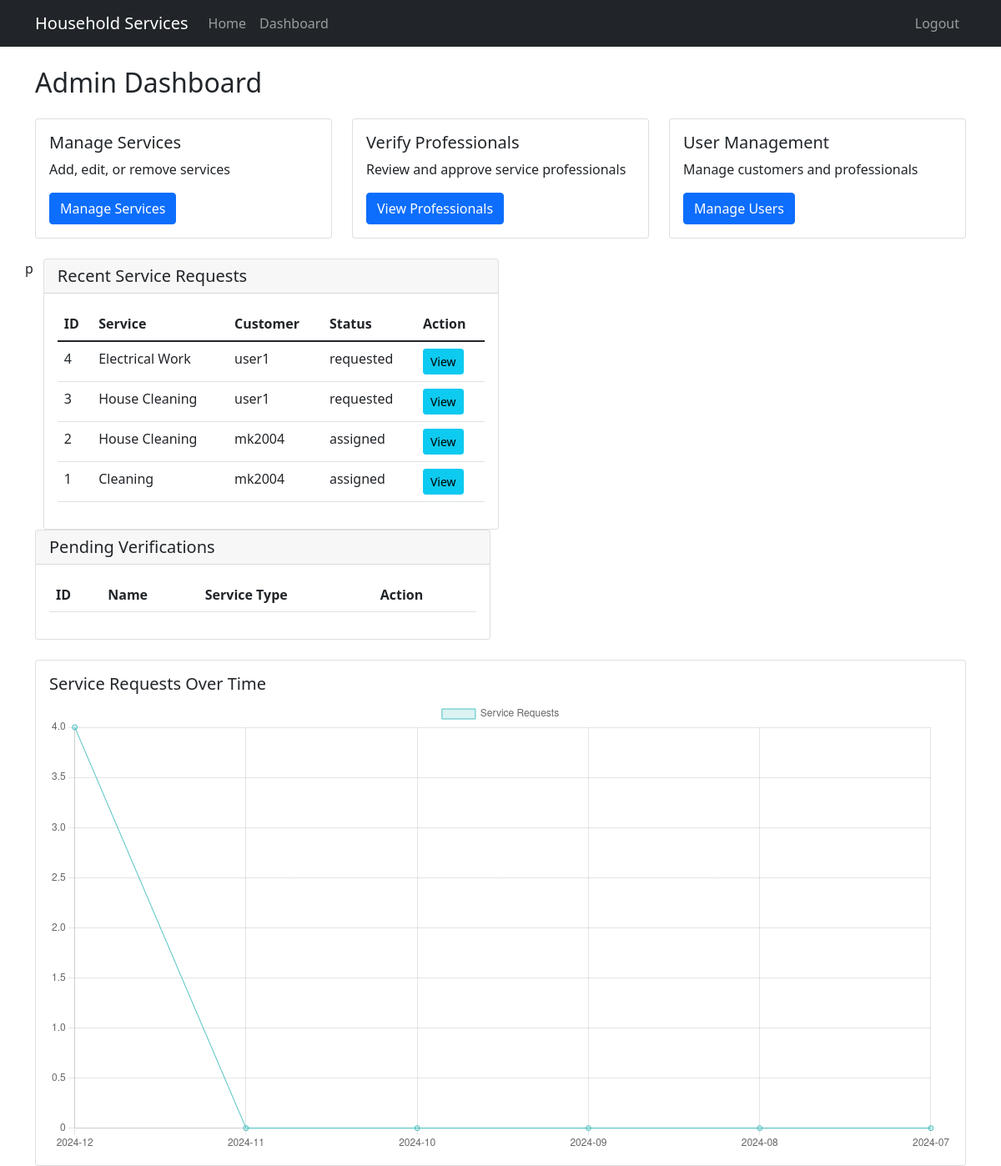
The app's page /admin/dashboard (signed in) with its own data.
### models/service_request.py (models this page shows)
class ServiceRequest(db.Model):
    id = db.Column(db.Integer, primary_key=True)
    service_id = db.Column(db.Integer, db.ForeignKey('service.id'), nullable=False)
    customer_id = db.Column(db.Integer, db.ForeignKey('user.id'), nullable=False)
    professional_id = db.Column(db.Integer, db.ForeignKey('user.id'))
    date_of_request = db.Column(db.DateTime, default=datetime.utcnow)
    date_of_completion = db.Column(db.DateTime)
    status = db.Column(db.String(20), default='requested')
    remarks = db.Column(db.Text)
    service = db.relationship('Service', back_populates='requests')
    customer = db.relationship('User', foreign_keys=[customer_id], backref='customer_requests')
    professional = db.relationship('User', foreign_keys=[professional_id], backref='professional_requests')

### models/service.py (models this page shows)
class Service(db.Model):
    id = db.Column(db.Integer, primary_key=True)
    name = db.Column(db.String(100), nullable=False)
    base_price = db.Column(db.Float, nullable=False)
    time_required = db.Column(db.String(50))
    description = db.Column(db.Text)
    requests = db.relationship('ServiceRequest', back_populates='service', cascade='all, delete-orphan')

### models/user.py (models this page shows, shortened)
class User(db.Model):
    id = db.Column(db.Integer, primary_key=True)
    username = db.Column(db.String(80), unique=True, nullable=False)
    password = db.Column(db.String(120), nullable=False)
    email = db.Column(db.String(120), unique=True, nullable=False)
    role = db.Column(db.String(20), nullable=False)
    is_active = db.Column(db.Boolean, default=True)
    date_created = db.Column(db.DateTime, default=datetime.utcnow)

### routes/admin.py (the view)
@admin_bp.route('/dashboard')
def dashboard():
    if session.get('role') != 'admin':
        return redirect(url_for('auth.login'))
    service_requests = ServiceRequest.query.order_by(ServiceRequest.date_of_request.desc()).limit(5).all()
    pending_professionals = Professional.query.filter_by(is_verified=False).all()
    today = datetime.today()
    last_six_months = [(today - timedelta(days=30 * i)).strftime('%Y-%m') for i in range(6)]
    request_counts = defaultdict(int)
    for request in ServiceRequest.query.all():
        month = request.date_of_request.strftime('%Y-%m')
        if month in last_six_months:
            request_counts[month] += 1
    request_data = [request_counts[month] for month in last_six_months]
    return render_template('admin/dashboard.html',
                           service_requests=service_requests,
                           pending_professionals=pending_professionals,
                           request_data=request_data,
                           last_six_months=last_six_months)

### templates/admin/dashboard.html (shortened to what this page needs)
{% extends "base.html" %}
{% block content %}
<h2>Admin Dashboard</h2>
<div class="row mt-4">
    <div class="col-md-4">
        <div class="card">
            <div class="card-body">
                <h5 class="card-title">Manage Services</h5>
                <p class="card-text">Add, edit, or remove services</p>
                <a href="{{ url_for('admin.manage_services') }}" class="btn btn-primary">Manage Services</a>
            </div>
        </div>
    </div>
    <div class="col-md-4">
        <div class="card">
            <div class="card-body">
                <h5 class="card-title">Verify Professionals</h5>
                <p class="card-text">Review and approve service professionals</p>
                <a href="{{ url_for('admin.verify_professionals') }}" class="btn btn-primary">View Professionals</a>
            </div>
        </div>
    </div>
    <div class="col-md-4">
        <div class="card">
            <div class="card-body">
                <h5 class="card-title">User Management</h5>
                <p class="card-text">Manage customers and professionals</p>
                <a href="{{ url_for('admin.manage_users') }}" class="btn btn-primary">Manage Users</a>
            </div>
        </div>
    </div>
</div>
<div class="row mt-4">p
    <div class="col-md-6">
        <div class="card">
            <div class="card-header">
                <h5 class="mb-0">Recent Service Requests</h5>
            </div>
            <div class="card-body">
                <div class="table-responsive">
                    <table class="table">
                        <thead>
                            <tr>
                                <th>ID</th>
                                <th>Service</th>
                                <th>Customer</th>
                                <th>Status</th>
                                <th>Action</th>
                            </tr>
                        </thead>
                        <tbody>
                            {% for request in service_requests %}
                            <tr>
                                <td>{{ request.id }}</td>
                                <td>{{ request.service.name }}</td>
                                <td>{{ request.customer.username }}</td>
                                <td>{{ request.status }}</td>
                                <td>
                                    <a href="{{ url_for('admin.view_request', request_id=request.id) }}" class="btn btn-sm btn-info">View</a>
                                </td>
                            </tr>
                            {% endfor %}
                        </tbody>
                    </table>
                </div>
            </div>
        </div>
    </div>
    <div class="col-md-6">
        <div class="card">
            <div class="card-header">
                <h5 class="mb-0">Pending Verifications</h5>
            </div>
            <div class="card-body">
                <div class="table-responsive">
                    <table class="table">
                        <thead>
                            <tr>
                                <th>ID</th>
                                <th>Name</th>
                                <th>Service Type</th>
                                <th>Action</th>
                            </tr>
                        </thead>
                    </table>
                </div>
            </div>
        </div>
    </div>
</div>
<div class="row mt-4">
    <div class="col-md-12">
        <div class="card">
            <div class="card-body">
                <h5 class="card-title">Service Requests Over Time</h5>
                <canvas id="serviceRequestsChart"></canvas>
            </div>
        </div>
    </div>
</div>
<script>
    var ctx = document.getElementById('serviceRequestsChart').getContext('2d');
    var serviceRequestsChart = new Chart(ctx, {
        type: 'line',
        data: {
            labels: {{ last_six_months|tojson }},
            datasets: [{
                label: 'Service Requests',
                data: {{ request_data|tojson }},
                borderColor: 'rgba(75, 192, 192, 1)',
                backgroundColor: 'rgba(75, 192, 192, 0.2)',
                borderWidth: 1
            }]
        },
        options: {
            scales: {
                y: {
                    beginAtZero: true
                }
            }
        }
    });
</script>
{% endblock %}

### records on screen
ServiceRequest: id "4", service.name "Electrical Work", customer.username "user1", status "requested"
ServiceRequest: id "3", service.name "House Cleaning", customer.username "user1", status "requested"
ServiceRequest: id "2", service.name "House Cleaning", customer.username "mk2004", status "assigned"
ServiceRequest: id "1", service.name "Cleaning", customer.username "mk2004", status "assigned"

### other values on screen
chart data {{ last_six_months|tojson }} ["2024-12", "2024-11", "2024-10", "2024-09", "2024-08", "2024-07"]
chart data {{ request_data|tojson }} [4, 0, 0, 0, 0, 0]
